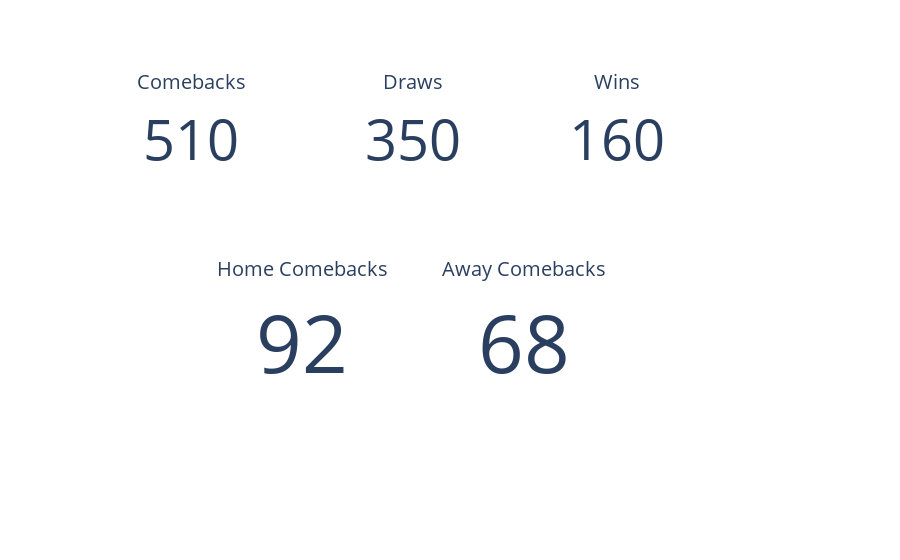

Notebook source saved alongside this figure:
### Code cell
fig = go.Figure(go.Indicator(
    value =drawComebacks,
    title = {"text": "Draws"},
    domain = {'x': [0, 0.9], 'y': [0.8, 1]}))

fig.add_trace(go.Indicator(
    value =winComebacks,
    title = {"text": "Wins"},
    domain = {'x': [0.45, 1], 'y': [0.8, 1]})
)
fig.add_trace(go.Indicator(
    value =numberOfCombacks,
    title = {"text": "Comebacks"},
    domain = {'x': [0, 0.3], 'y': [0.8, 1]})
)
fig.add_trace(go.Indicator(
    value =homeComeBack,
    title = {"text": "Home Comebacks"},
    domain = {'x': [0.1, 0.5], 'y': [0.2, 0.53]})
)
fig.add_trace(go.Indicator(
    value =awayComeBack,
    title = {"text": "Away Comebacks"},
    domain = {'x': [0.2, 1], 'y': [0.2, 0.53]})
)

fig.show()

### Figure 1 — Plotly figure (JSON) as saved in the notebook; plotly's stock layout.template omitted (floating-point values rounded to 4 significant figures)
{"data": [{"domain": {"x": [0, 0.9], "y": [0.8, 1]}, "title": {"text": "Draws"}, "type": "indicator", "value": 350}, {"domain": {"x": [0.45, 1], "y": [0.8, 1]}, "title": {"text": "Wins"}, "type": "indicator", "value": 160}, {"domain": {"x": [0, 0.3], "y": [0.8, 1]}, "title": {"text": "Comebacks"}, "type": "indicator", "value": 510}, {"domain": {"x": [0.1, 0.5], "y": [0.2, 0.53]}, "title": {"text": "Home Comebacks"}, "type": "indicator", "value": 92}, {"domain": {"x": [0.2, 1], "y": [0.2, 0.53]}, "title": {"text": "Away Comebacks"}, "type": "indicator", "value": 68}], "layout": {}}
